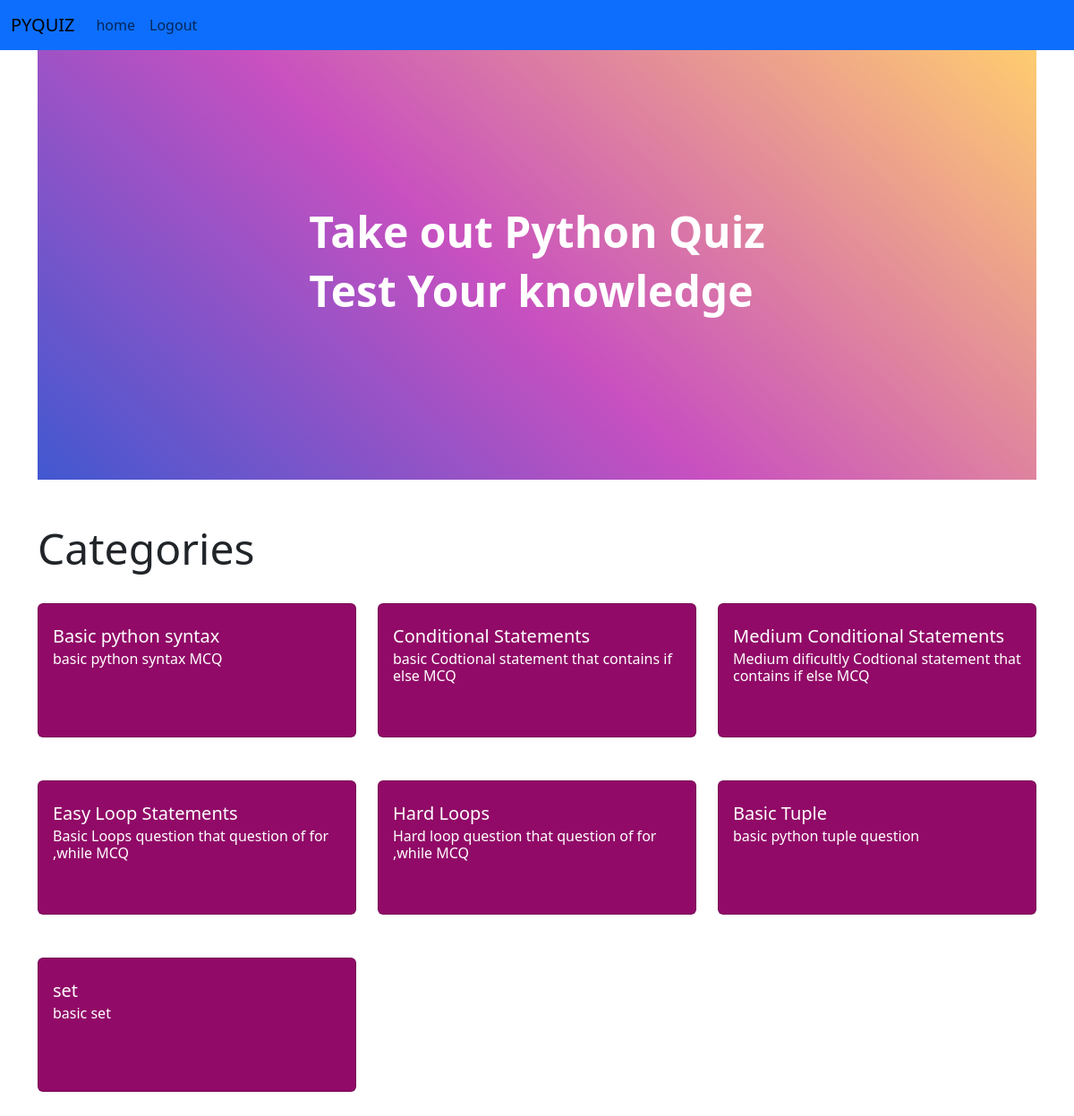
The app's page / (signed in) with its own data.
### website/models.py (models this page shows)
class Quiz(db.Model):
    quiz_id = db.Column(db.Integer, primary_key=True)
    title = db.Column(db.String(155))
    description = db.Column(db.String(500))
    questions = db.relationship('Question', backref='quiz', lazy=True)

### website/views.py (the view)
@views.route('/', methods=['GET', 'POST'])
@login_required
def home():
    quizzes = getQuiz()
    return render_template('home.html', user=current_user, quizzes=quizzes)

### website/__init__.py (called while the page is built)
def create_app():
    app = Flask(__name__)
    app.config['SECRET_KEY'] = 'KBMKENNEOLE'
    app.config['SQLALCHEMY_DATABASE_URI'] = 'sqlite:///database.db'
    db.init_app(app)
    from .views import views
    from .auth import auth
    from .admin import admin
    from .models import User, Quiz, Question, Option
    app.register_blueprint(views, url_prefix='/')
    app.register_blueprint(auth, url_prefix='/')
    app.register_blueprint(admin,url_prefix='/admin')
    create_database(app)
    login_manager=LoginManager()
    login_manager.login_view='auth.login'
    login_manager.init_app(app)
    @login_manager.user_loader
    def load_user(id):
        return User.query.get(int(id))
    return app

### website/views.py (called while the page is built)
def getQuiz():
    quizzes = Quiz.query.all()
    return quizzes

### website/templates/home.html
{% extends "base.html" %} {% block title %}Home page{% endblock %} {% block
content %}
<div class="h-75">
  <div class="h-100 w-100 bg-secondary vh-50 flex">
    <div>
      <h2 class="heading text-white fw-bolder">Take out Python Quiz</h2>
      <h2 class="heading text-white fw-bolder">Test Your knowledge</h2>
    </div>
  </div>
</div>
<div class="my-5">
    <h2 class="heading">Categories</h2>
  <div class="row">
    {% for quiz in quizzes %}
    <div class="col-sm-6 col-md-4 my-4 " onclick="getQuestion( {{ quiz.quiz_id }} )" >
    <div class="card bg-1 h-65">
        <div class="card-body ">
          <h5 class="card-title my-2">{{ quiz.title }}</h5>
          <h6 class="card-subtitle ">{{ quiz.description }}</h6>
        </div>
      </div>
    </div>{% endfor%}
  </div>
</div>
{% endblock %}

### website/templates/base.html (shortened to what this page needs)
<!DOCTYPE html>
<html lang="en">
  <head>
    <link
      rel="stylesheet"
      href="https://cdn.jsdelivr.net/npm/bootstrap@5.3.2/dist/css/bootstrap.min.css"
    />
    <link rel="stylesheet" href="../static/style.css" />
  </head>
  <body class="bg">
    <nav class="navbar navbar-expand-lg bg-primary">
      <div class="container-fluid">
        <a class="navbar-brand" href="#">PYQUIZ</a>
        <div class="collapse navbar-collapse" id="navbarNav">
          <ul class="navbar-nav">
            {% if user.is_authenticated %}
            <li class="nav-item">
              <a class="nav-link" aria-disabled="true" href="/">home</a>
            </li>
            <li class="nav-item">
              <a class="nav-link" href="/logout">Logout</a>
            </li>
            {% endif%}
          </ul>
        </div>
      </div>
    </nav>
    <div class="container">{% block content %}{% endblock %}</div>
  </body>
</html>

### website/static/style.css (style rules this page uses)
* { margin: 0; padding: 0; }
.vh-50 { min-height: 60vh; background-color: #4158D0; background-image: linear-gradient(43deg, #4158D0 0%, #C850C0 46%, #FFCC70 100%); }
.flex { display: flex; align-items: center; justify-content: center; }
.heading { font-size:3rem; }
.bg-1 { background-color: #910A67; color: white; cursor: pointer; }
.h-65 { min-height: 150px; }

### records on screen
Quiz: title "Basic python syntax", description "basic python syntax MCQ"
Quiz: title "Conditional Statements", description "basic Codtional statement that contains if else MCQ"
Quiz: title "Medium Conditional Statements", description "Medium dificultly Codtional statement that contains if else MCQ"
Quiz: title "Easy Loop Statements", description "Basic Loops question that question of for ,while MCQ"
Quiz: title "Hard Loops", description "Hard loop question that question of for ,while MCQ"
Quiz: title "Basic Tuple", description "basic python tuple question"
Quiz: title "set", description "basic set"
